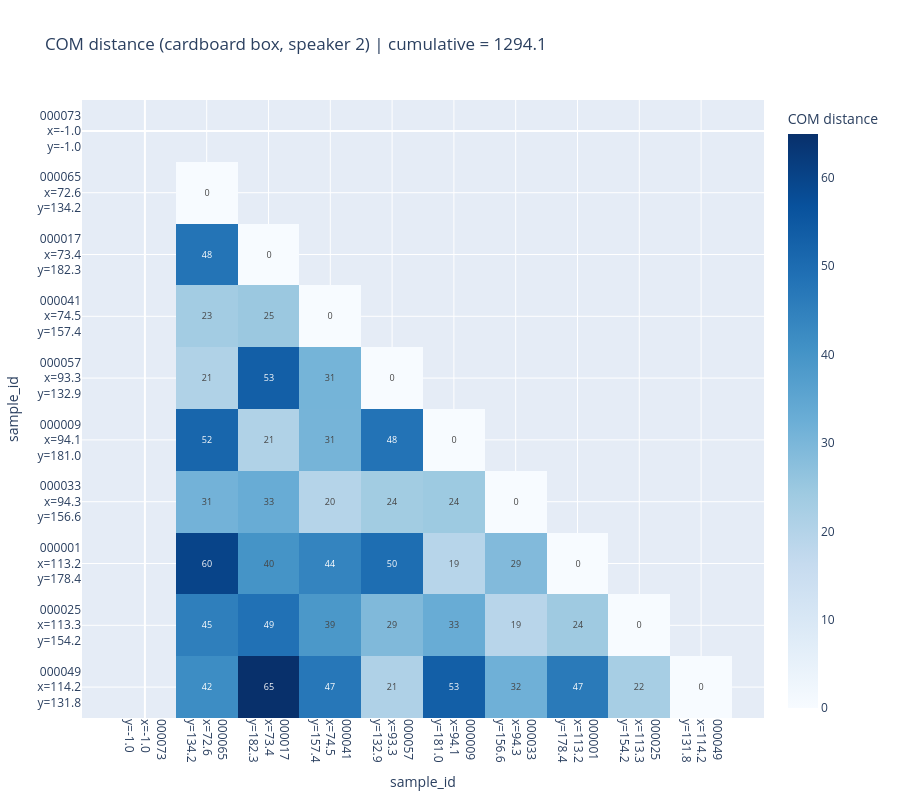

Notebook source saved alongside this figure:
### Code cell
import numpy as np
import plotly.graph_objects as go

# Same layout as the NCC heatmap, colored by the COM distance between pairs. Keep all
# sample_ids on the axes (so it lines up with the NCC heatmap), but blank out the cells
# involving a com == [-1, -1] sample (the empty-box edge case).
invalid = np.array([np.all(coms[sid] == -1) for sid in sample_ids])
dist_mat = pd.DataFrame(np.zeros((n, n)), index=sample_ids, columns=sample_ids)
for r in pair_df.itertuples():
    dist_mat.loc[r.sample_id1, r.sample_id2] = r.com_dist
    dist_mat.loc[r.sample_id2, r.sample_id1] = r.com_dist

# Mask the upper triangle (duplicates) and any row/col of an invalid sample.
mask = np.triu(np.ones((n, n), dtype=bool), k=1) | invalid[:, None] | invalid[None, :]
z = dist_mat.values.astype(float)
z[mask] = np.nan
vmax = np.nanmax(z)
cum_dist = np.nansum(z)  # cumulative COM distance over the shown (valid, lower-triangle) pairs
text = [['' if np.isnan(z[i, j]) else f'{z[i, j]:.0f}' for j in range(n)] for i in range(n)]

fig = go.Figure(go.Heatmap(
    z=z, x=list(range(n)), y=list(range(n)), zmin=0, zmax=vmax, colorscale='Blues',
    text=text, texttemplate='%{text}', textfont=dict(size=9),
    colorbar=dict(title='COM distance'), hoverongaps=False))
fig.update_layout(
    title=f'COM distance ({BOX} box, speaker {SPEAKER}) | cumulative = {cum_dist:.1f}',
    xaxis_title='sample_id', yaxis_title='sample_id', width=900, height=800)
fig.update_xaxes(tickvals=list(range(n)), ticktext=tick_labels, tickangle=90)
fig.update_yaxes(tickvals=list(range(n)), ticktext=tick_labels, autorange='reversed',
                 scaleanchor='x', scaleratio=1)
fig.show()

### Figure 1 — Plotly figure (JSON) as saved in the notebook; plotly's stock layout.template omitted (floating-point values rounded to 4 significant figures)
{"data": [{"colorbar": {"title": {"text": "COM distance"}}, "colorscale": [[0, "rgb(247,251,255)"], [0.125, "rgb(222,235,247)"], [0.25, "rgb(198,219,239)"], [0.375, "rgb(158,202,225)"], [0.5, "rgb(107,174,214)"], [0.625, "rgb(66,146,198)"], [0.75, "rgb(33,113,181)"], [0.875, "rgb(8,81,156)"], [1, "rgb(8,48,107)"]], "hoverongaps": false, "text": [["", "", "", "", "", "", "", "", "", ""], ["", "0", "", "", "", "", "", "", "", ""], ["", "48", "0", "", "", "", "", "", "", ""], ["", "23", "25", "0", "", "", "", "", "", ""], ["", "21", "53", "31", "0", "", "", "", "", ""], ["", "52", "21", "31", "48", "0", "", "", "", ""], ["", "31", "33", "20", "24", "24", "0", "", "", ""], ["", "60", "40", "44", "50", "19", "29", "0", "", ""], ["", "45", "49", "39", "29", "33", "19", "24", "0", ""], ["", "42", "65", "47", "21", "53", "32", "47", "22", "0"]], "textfont": {"size": 9}, "texttemplate": "%{text}", "type": "heatmap", "x": [0, 1, 2, 3, 4, 5, 6, 7, 8, 9], "y": [0, 1, 2, 3, 4, 5, 6, 7, 8, 9], "z": [[NaN, NaN, NaN, NaN, NaN, NaN, NaN, NaN, NaN, NaN], [NaN, 0.0, NaN, NaN, NaN, NaN, NaN, NaN, NaN, NaN], [NaN, 48.11, 0.0, NaN, NaN, NaN, NaN, NaN, NaN, NaN], [NaN, 23.31, 24.9, 0.0, NaN, NaN, NaN, NaN, NaN, NaN], [NaN, 20.75, 53.21, 30.84, 0.0, NaN, NaN, NaN, NaN, NaN], [NaN, 51.58, 20.78, 30.7, 48.12, 0.0, NaN, NaN, NaN, NaN], [NaN, 31.19, 33.16, 19.79, 23.65, 24.49, 0.0, NaN, NaN, NaN], [NaN, 60.04, 40.06, 44.01, 49.61, 19.31, 28.88, 0.0, NaN, NaN], [NaN, 45.39, 48.8, 38.91, 29.22, 32.98, 19.15, 24.13, 0.0, NaN], [NaN, 41.74, 64.97, 47.27, 20.99, 53.23, 31.82, 46.59, 22.47, 0.0]], "zmax": 64.97, "zmin": 0}], "layout": {"height": 800, "title": {"text": "COM distance (cardboard box, speaker 2) | cumulative = 1294.1"}, "width": 900, "xaxis": {"tickangle": 90, "ticktext": ["000073<br>x=-1.0<br>y=-1.0", "000065<br>x=72.6<br>y=134.2", "000017<br>x=73.4<br>y=182.3", "000041<br>x=74.5<br>y=157.4", "000057<br>x=93.3<br>y=132.9", "000009<br>x=94.1<br>y=181.0", "000033<br>x=94.3<br>y=156.6", "000001<br>x=113.2<br>y=178.4", "000025<br>x=113.3<br>y=154.2", "000049<br>x=114.2<br>y=131.8"], "tickvals": [0, 1, 2, 3, 4, 5, 6, 7, 8, 9], "title": {"text": "sample_id"}}, "yaxis": {"autorange": "reversed", "scaleanchor": "x", "scaleratio": 1, "ticktext": ["000073<br>x=-1.0<br>y=-1.0", "000065<br>x=72.6<br>y=134.2", "000017<br>x=73.4<br>y=182.3", "000041<br>x=74.5<br>y=157.4", "000057<br>x=93.3<br>y=132.9", "000009<br>x=94.1<br>y=181.0", "000033<br>x=94.3<br>y=156.6", "000001<br>x=113.2<br>y=178.4", "000025<br>x=113.3<br>y=154.2", "000049<br>x=114.2<br>y=131.8"], "tickvals": [0, 1, 2, 3, 4, 5, 6, 7, 8, 9], "title": {"text": "sample_id"}}}}
